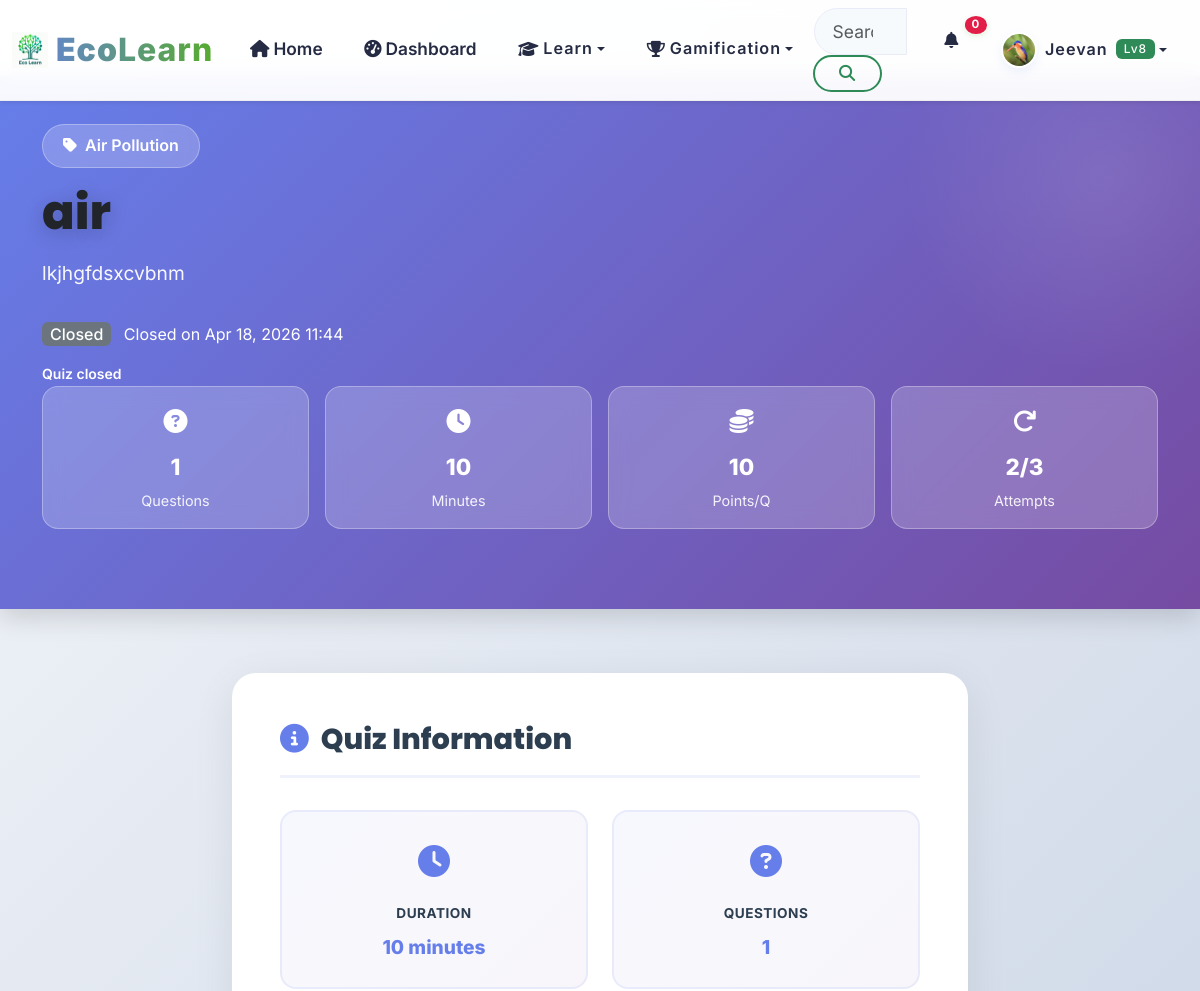
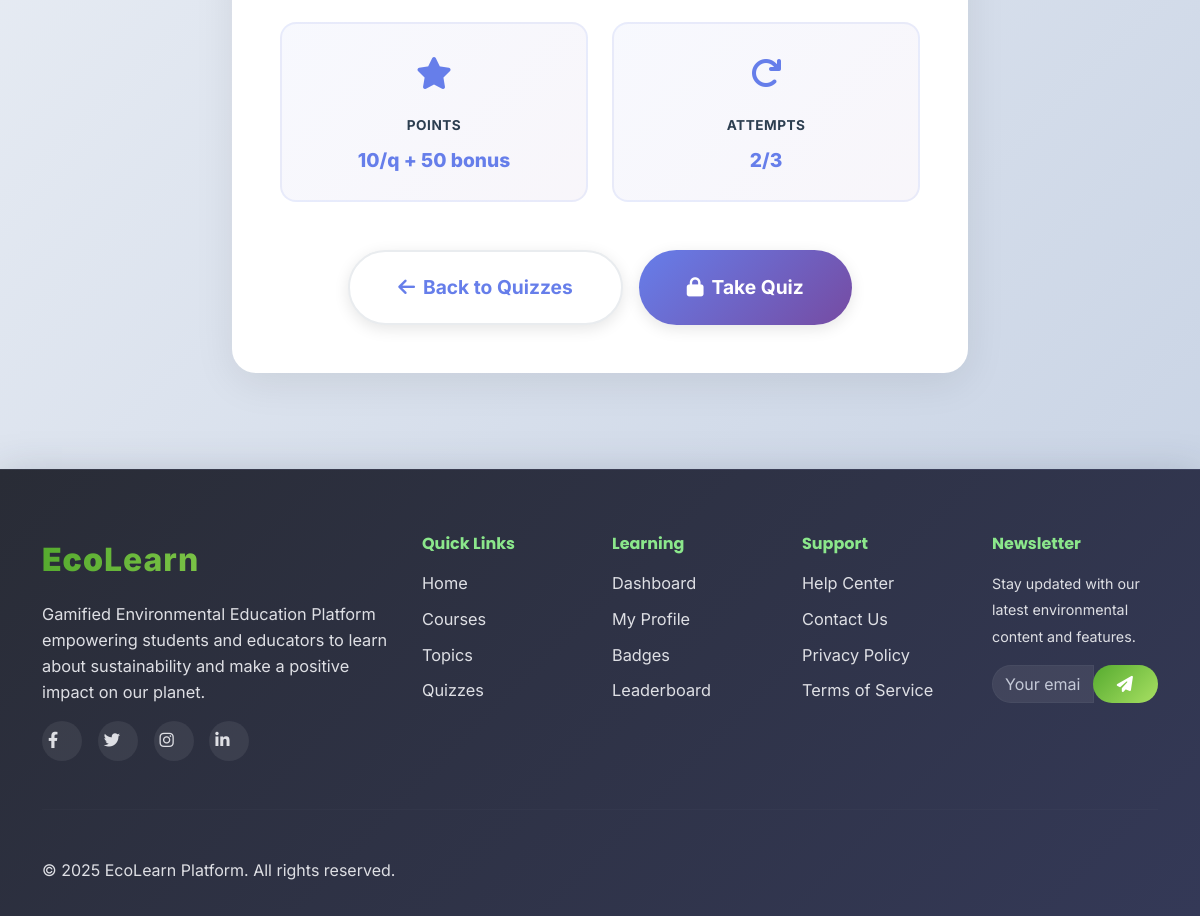
The app's page /assessments/quizzes/6/ (signed in) with its own data (2 pictures, top to bottom).
### apps/accounts/models.py (models this page shows, shortened)
class User(AbstractUser):
    email = models.EmailField(unique=True)
    first_name = models.CharField(max_length=30)
    last_name = models.CharField(max_length=30)
    USER_TYPES = (
        ('student', 'Student'),
        ('teacher', 'Teacher'),
        ('admin', 'Administrator'),
    )
    user_type = models.CharField(max_length=20, choices=USER_TYPES, default='student')
    institution = models.CharField(max_length=100, blank=True)
    grade_level = models.CharField(max_length=20, blank=True)
    student_id = models.CharField(max_length=100, blank=True)  # NEW
    avatar = models.ImageField(upload_to='avatars/', blank=True, null=True)
    bio = models.TextField(max_length=500, blank=True)
    date_of_birth = models.DateField(blank=True, null=True)
    phone = models.CharField(max_length=20, blank=True)  # NEW
    total_points = models.IntegerField(default=0)
    level = models.IntegerField(default=1)
    experience_points = models.IntegerField(default=0)
    last_login_streak = models.IntegerField(default=0)
    total_lessons_completed = models.IntegerField(default=0)
    total_quizzes_taken = models.IntegerField(default=0)
    preferred_language = models.CharField(max_length=10, default='en')
    notifications_enabled = models.BooleanField(default=True)
    email_notifications = models.BooleanField(default=False)
    show_on_leaderboard = models.BooleanField(default=True)
    learning_style = models.CharField(max_length=50, blank=True)
    created_at = models.DateTimeField(auto_now_add=True)
    updated_at = models.DateTimeField(auto_now=True)
    is_verified = models.BooleanField(default=False)
    USERNAME_FIELD = 'email'
    REQUIRED_FIELDS = ['username', 'first_name', 'last_name']
    class Meta:
        db_table = 'users'
        verbose_name = 'User'
        verbose_name_plural = 'Users'

### apps/assessments/models.py (models this page shows, shortened)
class Quiz(models.Model):
    QUIZ_TYPES = [
        ('knowledge', 'Knowledge Check'),
        ('assessment', 'Course Assessment'),
        ('challenge', 'Daily Challenge'),
        ('competitive', 'Competitive Quiz'),
    ]
    DIFFICULTY_LEVELS = [
        ('easy', 'Easy'),
        ('medium', 'Medium'),
        ('hard', 'Hard'),
        ('expert', 'Expert'),
    ]
    title = models.CharField(max_length=200)
    description = models.TextField()
    category = models.ForeignKey(QuizCategory, on_delete=models.CASCADE, related_name='quizzes')
    quiz_type = models.CharField(max_length=20, choices=QUIZ_TYPES)
    difficulty = models.CharField(max_length=20, choices=DIFFICULTY_LEVELS)
    bulk_questions_json = models.TextField(
        blank=True,
        null=True,
        help_text='Paste JSON to bulk add questions. Leave empty if adding questions individually.'
    )
    time_limit = models.PositiveIntegerField(blank=True, null=True)  # in minutes
    max_attempts = models.PositiveIntegerField(default=3)
    passing_score = models.PositiveIntegerField(default=70)  # percentage
    points_per_question = models.IntegerField(default=10)
    bonus_points = models.IntegerField(default=50)
    is_published = models.BooleanField(default=False)
    is_featured = models.BooleanField(default=False)
    is_scheduled = models.BooleanField(default=False)
    scheduled_start_datetime = models.DateTimeField(blank=True, null=True)
    scheduled_end_datetime = models.DateTimeField(blank=True, null=True)
    attempt_count = models.PositiveIntegerField(default=0)
    created_by = models.ForeignKey(User, on_delete=models.CASCADE, related_name='created_quizzes')
    created_at = models.DateTimeField(auto_now_add=True)
    updated_at = models.DateTimeField(auto_now=True)
    class Meta:
        db_table = 'quizzes'
        ordering = ['-created_at']
    QUIZ_STATUS_DRAFT = 'draft'
    QUIZ_STATUS_SCHEDULED = 'scheduled'
    QUIZ_STATUS_LIVE = 'live'
    QUIZ_STATUS_CLOSED = 'closed'
    QUIZ_STATUS_CHOICES = [
        (QUIZ_STATUS_DRAFT, 'Draft'),
        (QUIZ_STATUS_SCHEDULED, 'Scheduled'),
        (QUIZ_STATUS_LIVE, 'Live'),
        (QUIZ_STATUS_CLOSED, 'Closed'),
    ]
    def get_quiz_status(self, now=None):
        if not self.is_published:
            return self.QUIZ_STATUS_DRAFT
        now = now or timezone.now()
        if not self.is_scheduled:
            return self.QUIZ_STATUS_LIVE
        if self.scheduled_start_datetime and now < self.scheduled_start_datetime:
            return self.QUIZ_STATUS_SCHEDULED
        if self.scheduled_end_datetime and now > self.scheduled_end_datetime:
            return self.QUIZ_STATUS_CLOSED
        return self.QUIZ_STATUS_LIVE
    def get_quiz_status_display_label(self):
        status = self.get_quiz_status()
        return dict(self.QUIZ_STATUS_CHOICES).get(status, 'Live')

class QuizCategory(models.Model):
    name = models.CharField(max_length=100)
    description = models.TextField()
    slug = models.SlugField(unique=True)
    icon = models.CharField(max_length=50, blank=True)
    color = models.CharField(max_length=7, default='#007bff')
    created_at = models.DateTimeField(auto_now_add=True)
    class Meta:
        db_table = 'quiz_categories'
        verbose_name_plural = 'Quiz Categories'

### apps/assessments/views.py (the view)
# urls.py: path('quizzes/<int:pk>/', QuizDetailView.as_view(), name='quiz_detail'),
class QuizDetailView(LoginRequiredMixin, DetailView):
    model = Quiz
    template_name = 'assessments/quiz_detail.html'
    context_object_name = 'quiz'
    def get_queryset(self):
        return Quiz.objects.filter(is_published=True).select_related('category')
    def get_context_data(self, **kwargs):
        context = super().get_context_data(**kwargs)
        quiz = self.get_object()
        user_attempts = QuizAttempt.objects.filter(user=self.request.user, quiz=quiz).count()
        quiz_status = quiz.get_quiz_status()
        context['user_attempts'] = user_attempts
        context['attempts_left'] = max(0, (quiz.max_attempts or 0) - user_attempts)
        context['questions_count'] = quiz.questions.count()
        context['quiz_status'] = quiz_status
        context['quiz_is_live'] = quiz_status == Quiz.QUIZ_STATUS_LIVE
        context['scheduled_start_iso'] = quiz.scheduled_start_datetime.isoformat() if quiz.scheduled_start_datetime else ''
        context['scheduled_end_iso'] = quiz.scheduled_end_datetime.isoformat() if quiz.scheduled_end_datetime else ''
        return context

### templates/assessments/quiz_detail.html (shortened to what this page needs)
{% extends 'base.html' %}
{% load static %}
{% block body_class %}quiz-detail-page{% endblock %}
{% block content %}
<div class="quiz-hero">
    <div class="container">
        <div class="quiz-hero-content">
            <div class="quiz-category-badge">
                <i class="fas fa-tag me-2"></i>{{ quiz.category.name }}
            </div>
            <h1 class="quiz-title-main">{{ quiz.title }}</h1>
            <p class="quiz-description-hero">{{ quiz.description }}</p>
            <div class="mb-3">
                <span class="badge bg-{% if quiz_status == 'live' %}success{% elif quiz_status == 'scheduled' %}warning text-dark{% elif quiz_status == 'closed' %}secondary{% else %}dark{% endif %} fs-6">
                    {{ quiz.get_quiz_status_display_label }}
                </span>
                {% if quiz_status == 'scheduled' and quiz.scheduled_start_datetime %}
                <span class="ms-2">Available on {{ quiz.scheduled_start_datetime|date:"M d, Y H:i" }}</span>
                {% elif quiz_status == 'closed' and quiz.scheduled_end_datetime %}
                <span class="ms-2">Closed on {{ quiz.scheduled_end_datetime|date:"M d, Y H:i" }}</span>
                {% endif %}
            </div>
            <div id="quizCountdown"
                 class="small fw-semibold {% if quiz_status == 'live' %}d-none{% endif %}"
                 data-start-time="{{ scheduled_start_iso }}"
                 data-end-time="{{ scheduled_end_iso }}"
                 data-status-url="{% url 'assessments:quiz_status' quiz.pk %}">
            </div>
            <div class="quiz-stats-pills">
                <div class="stat-pill">
                    <div class="stat-pill-icon">
                        <i class="fas fa-question-circle"></i>
                    </div>
                    <div class="stat-pill-value">{{ questions_count }}</div>
                    <div class="stat-pill-label">Questions</div>
                </div>
                <div class="stat-pill">
                    <div class="stat-pill-icon">
                        <i class="fas fa-clock"></i>
                    </div>
                    <div class="stat-pill-value">{{ quiz.time_limit|default:'Unlimited' }}</div>
                    <div class="stat-pill-label">{% if quiz.time_limit %}Minutes{% else %}Time{% endif %}</div>
                </div>
                <div class="stat-pill">
                    <div class="stat-pill-icon">
                        <i class="fas fa-coins"></i>
                    </div>
                    <div class="stat-pill-value">{{ quiz.points_per_question }}</div>
                    <div class="stat-pill-label">Points/Q</div>
                </div>
                <div class="stat-pill">
                    <div class="stat-pill-icon">
                        <i class="fas fa-redo"></i>
                    </div>
                    <div class="stat-pill-value">{{ user_attempts }}/{{ quiz.max_attempts }}</div>
                    <div class="stat-pill-label">Attempts</div>
                </div>
            </div>
        </div>
    </div>
</div>
<div class="quiz-content-section">
    <div class="container">
        <div class="row justify-content-center">
            <div class="col-lg-8">
                <div class="content-card">
                    <h2 class="section-title">
                        <i class="fas fa-info-circle"></i>Quiz Information
                    </h2>
                    <div class="quiz-info-grid">
                        <div class="info-item">
                            <div class="info-icon">
                                <i class="fas fa-clock"></i>
                            </div>
                            <div class="info-label">Duration</div>
                            <div class="info-value">{{ quiz.time_limit|default:'Unlimited' }}{% if quiz.time_limit %} minutes{% endif %}</div>
                        </div>
                        <div class="info-item">
                            <div class="info-icon">
                                <i class="fas fa-question-circle"></i>
                            </div>
                            <div class="info-label">Questions</div>
                            <div class="info-value">{{ questions_count }}</div>
                        </div>
                        <div class="info-item">
                            <div class="info-icon">
                                <i class="fas fa-star"></i>
                            </div>
                            <div class="info-label">Points</div>
                            <div class="info-value">{{ quiz.points_per_question }}/q{% if quiz.bonus_points %} + {{ quiz.bonus_points }} bonus{% endif %}</div>
                        </div>
                        <div class="info-item">
                            <div class="info-icon">
                                <i class="fas fa-redo"></i>
                            </div>
                            <div class="info-label">Attempts</div>
                            <div class="info-value">{{ user_attempts }}/{{ quiz.max_attempts }}</div>
                        </div>
                    </div>
                    <div class="quiz-actions">
                        <a href="{% url 'assessments:quiz_list' %}" class="btn-action-large btn-back">
                            <i class="fas fa-arrow-left me-2"></i>Back to Quizzes
                        </a>
                        {% if user_attempts < quiz.max_attempts and quiz_is_live %}
<a href="{% url 'assessments:start_quiz' quiz.pk %}" class="btn-action-large btn-start-quiz">
    <i class="fas fa-play me-2"></i>Start Quiz
</a>
                        {% elif user_attempts < quiz.max_attempts %}
                        <button class="btn-action-large btn-start-quiz" disabled>
                            <i class="fas fa-lock me-2"></i>Take Quiz
                        </button>
                        {% endif %}
                    </div>
                </div>
            </div>
        </div>
    </div>
</div>
{% endblock %}

### templates/components/navigation.html (shortened to what this page needs)
{% load static %}
<nav class="navbar navbar-expand-lg navbar-light bg-white shadow-sm fixed-top">
    <div class="container-fluid">
        <a class="navbar-brand d-flex align-items-center" href="{% url 'core:home' %}">
            <img src="{% static 'images/Logos.png' %}" alt="EEP Logo" class="navbar-logo me-2" style="height: 32px;">
            <span class="brand-text"><strong class="text-primary">Eco</strong><span class="text-success">Learn</span></span>
        </a>
        <div class="collapse navbar-collapse" id="navbarNav">
            <ul class="navbar-nav me-auto">
                <li class="nav-item">
                    <a class="nav-link {% if request.resolver_match.url_name == 'home' %}active{% endif %}" href="{% url 'core:home' %}">
                        <i class="fas fa-home me-1"></i>Home
                    </a>
                </li>
                {% if user.is_authenticated %}
                    {% if user.user_type != 'teacher' %}
                    <li class="nav-item">
                        <a class="nav-link {% if request.resolver_match.url_name == 'dashboard' %}active{% endif %}" href="{% url 'core:dashboard' %}">
                            <i class="fas fa-tachometer-alt me-1"></i>Dashboard
                        </a>
                    </li>
                    {% endif %}
                {% endif %}
                 {% if user.user_type != 'teacher' %}
                <li class="nav-item dropdown">
                    <button class="nav-link dropdown-toggle btn btn-link border-0 bg-transparent" type="button" data-bs-toggle="dropdown">
                        <i class="fas fa-graduation-cap me-1"></i>Learn
                    </button>
                </li>
                {% endif %}
                {% if user.is_authenticated %}
                <li class="nav-item dropdown">
                    <button class="nav-link dropdown-toggle btn btn-link border-0 bg-transparent" type="button" data-bs-toggle="dropdown">
                        <i class="fas fa-trophy me-1"></i>Gamification
                    </button>
                </li>
                {% endif %}
            </ul>
            <form class="d-flex me-3" role="search">
                <div class="input-group">
                    <input class="form-control search-input" type="search" placeholder="Search courses, topics..." aria-label="Search" id="globalSearch">
                    <button class="btn btn-outline-primary" type="submit">
                        <i class="fas fa-search"></i>
                    </button>
                </div>
            </form>
            <ul class="navbar-nav">
                {% if user.is_authenticated %}
                    <li class="nav-item dropdown">
                        <button class="nav-link notification-toggle btn btn-link border-0 bg-transparent" type="button" data-bs-toggle="dropdown">
                            <i class="fas fa-bell"></i>
                            <span class="notification-badge" id="notificationCount">0</span>
                        </button>
                    </li>
                    <li class="nav-item dropdown">
                        <button class="nav-link dropdown-toggle user-menu btn btn-link border-0 bg-transparent" type="button" data-bs-toggle="dropdown">
                            <img src="{% if user.avatar %}{{ user.avatar.url }}{% else %}{% static 'images/avatars/default.png' %}{% endif %}" alt="Profile" class="user-avatar me-2">
                            <span class="user-name">{{ user.first_name }}</span>
                            <span class="user-level badge bg-primary ms-2">Lv{{ user_level }}</span>
                        </button>
                    </li>
                {% endif %}
            </ul>
        </div>
    </div>
</nav>

### records on screen
User: avatar (picture), first_name "Jeevan"
Quiz: category.name "Air Pollution", title "air", description "lkjhgfdsxcvbnm", get_quiz_status_display_label "Closed", scheduled_end_datetime "Apr 18, 2026 11:44", time_limit "10", points_per_question "10", max_attempts "3", bonus_points "50"

### other values on screen
{{ user_level }} "8"
{{ questions_count }} "1"
{{ user_attempts }} "2"
